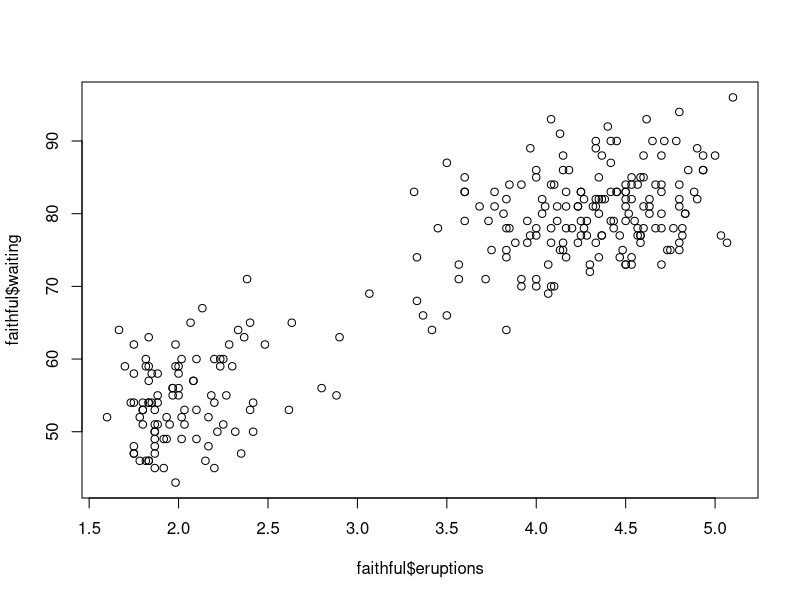
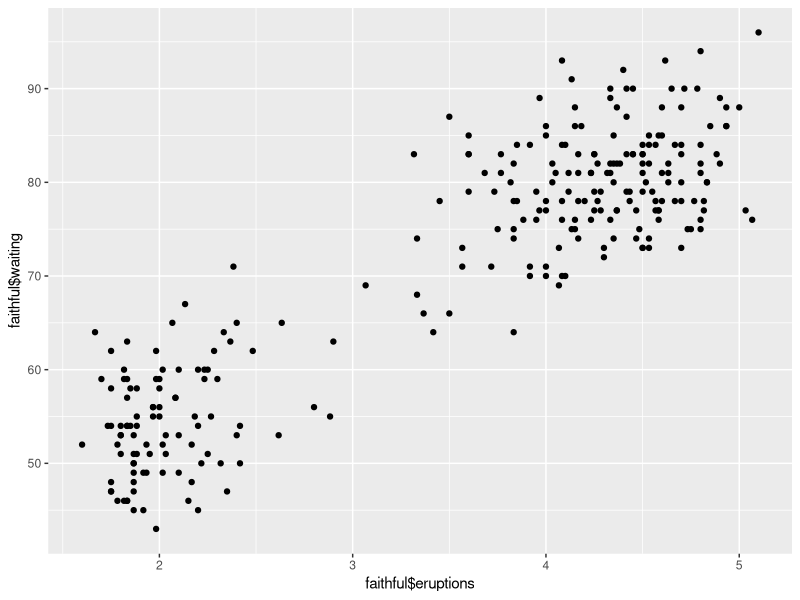
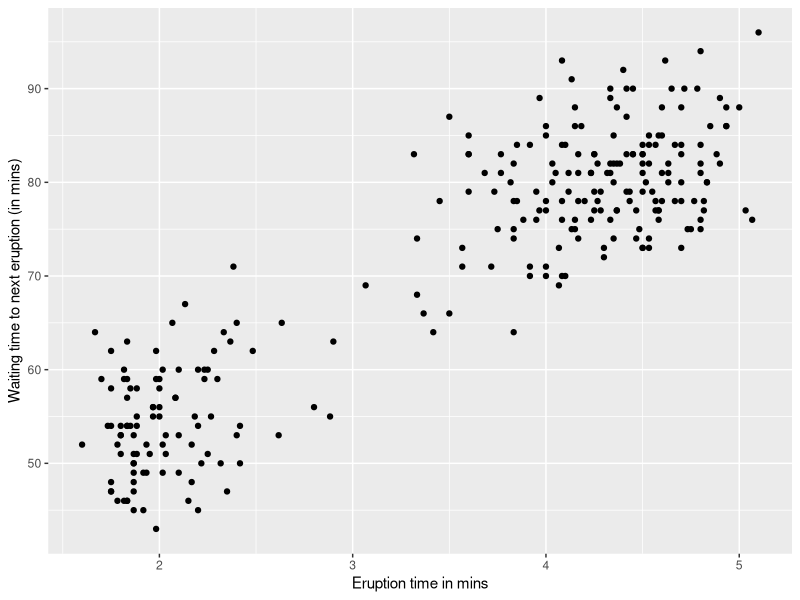

Write R code to recreate these figures, in order. (Note: this script raises an error after producing the figures.)
## ---- chunk 1
# This chunk sets echo = TRUE as default, that is, print all code.
# knitr::opts_chunk$set can be used to set other notebook generation options, too.
# include=FALSE inside curly brackets makes this block not be included in the pdf.
knitr::opts_chunk$set(echo = TRUE)
## ---- chunk 2
5 + 5
## ---- chunk 3
5 + 5
## ---- chunk 4
5 + 5
## ---- chunk 5
data("faithful")
plot(faithful$eruptions, faithful$waiting)
## ---- chunk 6
library(ggplot2)
qplot(faithful$eruptions, faithful$waiting)
## ---- chunk 7
ggplot(data=faithful, aes(x=eruptions, y=waiting)) + geom_point() +
  labs(x='Eruption time in mins', y='Waiting time to next eruption (in mins)')
## ---- chunk 8
knitr::include_graphics("uu_logo.png")
